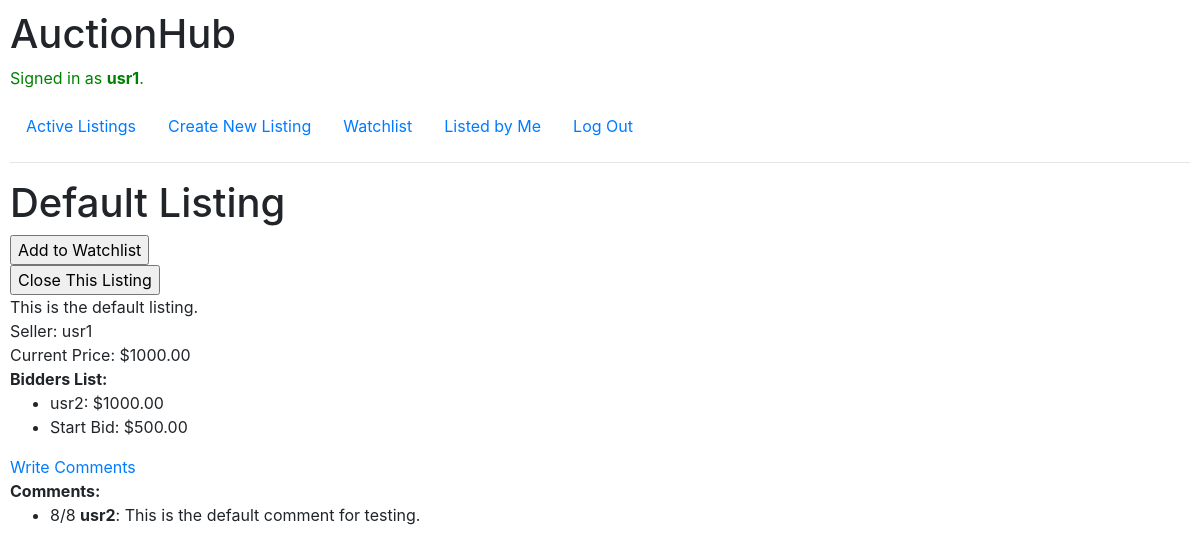
Before: /display/1 (signed in) with the older database file.
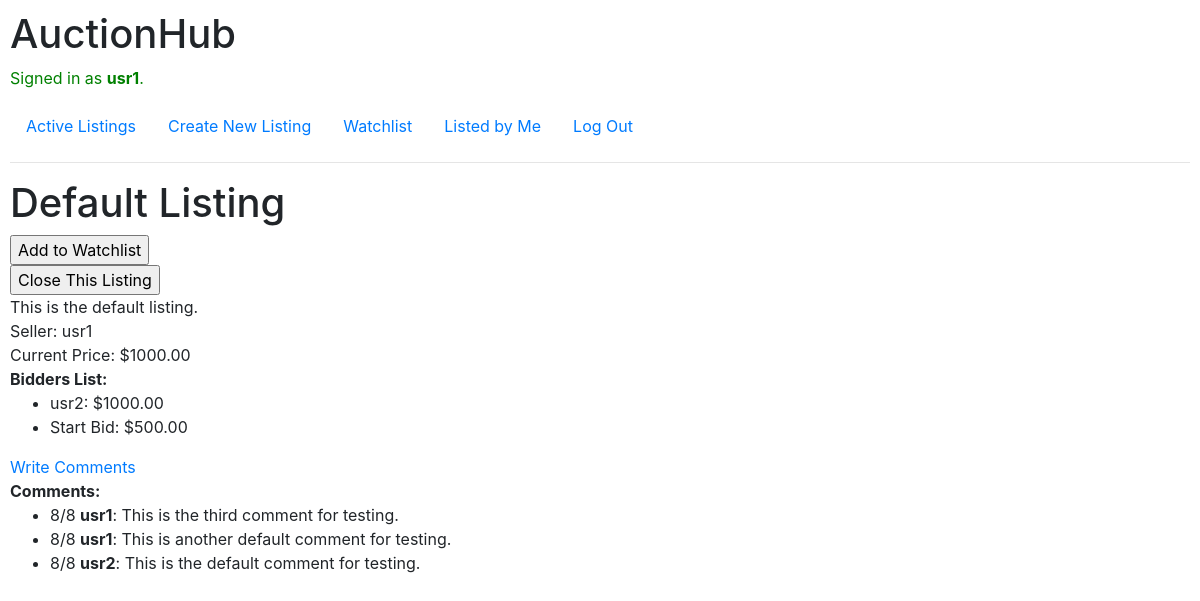
After: the same page with the newer database file.
### auctions/models.py (models this page shows, shortened)
class Bid(models.Model):
    bidder = models.ForeignKey(User, on_delete=models.CASCADE, related_name="bidders")
    belonging = models.ForeignKey(Listing, on_delete=models.CASCADE, related_name="bids")
    curBid = models.DecimalField(default=0, max_digits=10, decimal_places=2)

class User(AbstractUser):
    username = models.CharField(max_length=64, unique=True)
    email = models.EmailField()
    password = models.CharField(max_length=64)

class Comment(models.Model):
    writer = models.ForeignKey(User, on_delete=models.CASCADE, related_name="writers")
    target = models.ForeignKey(Listing, on_delete=models.CASCADE, related_name="targets")
    content = models.TextField()
    created_at = models.DateTimeField(auto_now_add=True)

### auctions/views.py (the view, shortened to what this page needs)
# urls.py: path("display/<str:identity>", views.display, name="display"),
@login_required
def display(request, identity):
    if request.method == "GET":
        listing = get_object_or_404(Listing, id=identity)
        if not listing.finished:
            return display_render(request, listing, "display")

### auctions/views.py (called while the page is built)
def get_cur_bid(listing):
    bids = Bid.objects.filter(belonging=listing)
    return bids.last().curBid if bids else listing.startBid

def display_render(request, listing, filename, message=None):
    parameters = {
        "listing": listing,
        "price": get_cur_bid(listing),
        "bidders": Bid.objects.filter(belonging=listing)[::-1],
        "exist": Watchlist.objects.filter(creator=request.user, belonging=listing).exists(),
        "owner": request.user.id == listing.seller.id,
        "comments": Comment.objects.filter(target=listing).all()[::-1]
    }
    if message:
        parameters["message"] = message
    return render(request, f"auctions/{filename}.html", parameters)

### auctions/templates/auctions/display.html (shortened to what this page needs)
{% extends "auctions/layout.html" %}
{% block body %}
    <h1>{{ listing.title }}</h1>
    <form action="{% url 'changewl' %}" method="post">
        {% if exist %}
            <input type="submit" name="submit" value="Remove from Watchlist">
        {% else %}
            <input type="submit" name="submit" value="Add to Watchlist">
        {% endif %}
    </form>
    {% if owner %}
        <div>
            <form action="{% url 'close' %}" method="post">
                <input type="submit" name="submit" value="Close This Listing">
            </form>
        </div>
    {% endif %}
    <div>{{ listing.description }}</div>
    <div>Seller: {{ listing.seller.username }}</div>
    <div>Current Price: ${{ price }}</div>
    {% block active %}
        <div>
            <strong>Bidders List: </strong>
            <ul>
                {% for bid in bidders %}
                    <li>{{ bid.bidder.username }}: ${{ bid.curBid }}</li>
                {% endfor %}
                <li>Start Bid: ${{ listing.startBid }}</li>
            </ul>
        </div>
    {% endblock %}
    {% if not listing.finished %}
        {% block cancel_comm %}
            <a href="{% url 'comment' listing.id %}">Write Comments</a>
        {% endblock %}
    {% endif %}
    <div>
        <strong>Comments: </strong>
        <ul>
            {% for comm in comments %}
                <li>{{ comm.created_at.month }}/{{ comm.created_at.day }} <strong>{{ comm.writer.username }}</strong>: {{ comm.content }}</li>
            {% endfor %}
        </ul>
    </div>
{% endblock %}

Changed rows visible on the page:
added Comment: created_at.month "8", created_at.day "8", writer.username "usr1", content "This is the third comment for testing."
added Comment: created_at.month "8", created_at.day "8", writer.username "usr1", content "This is another default comment for testing."
